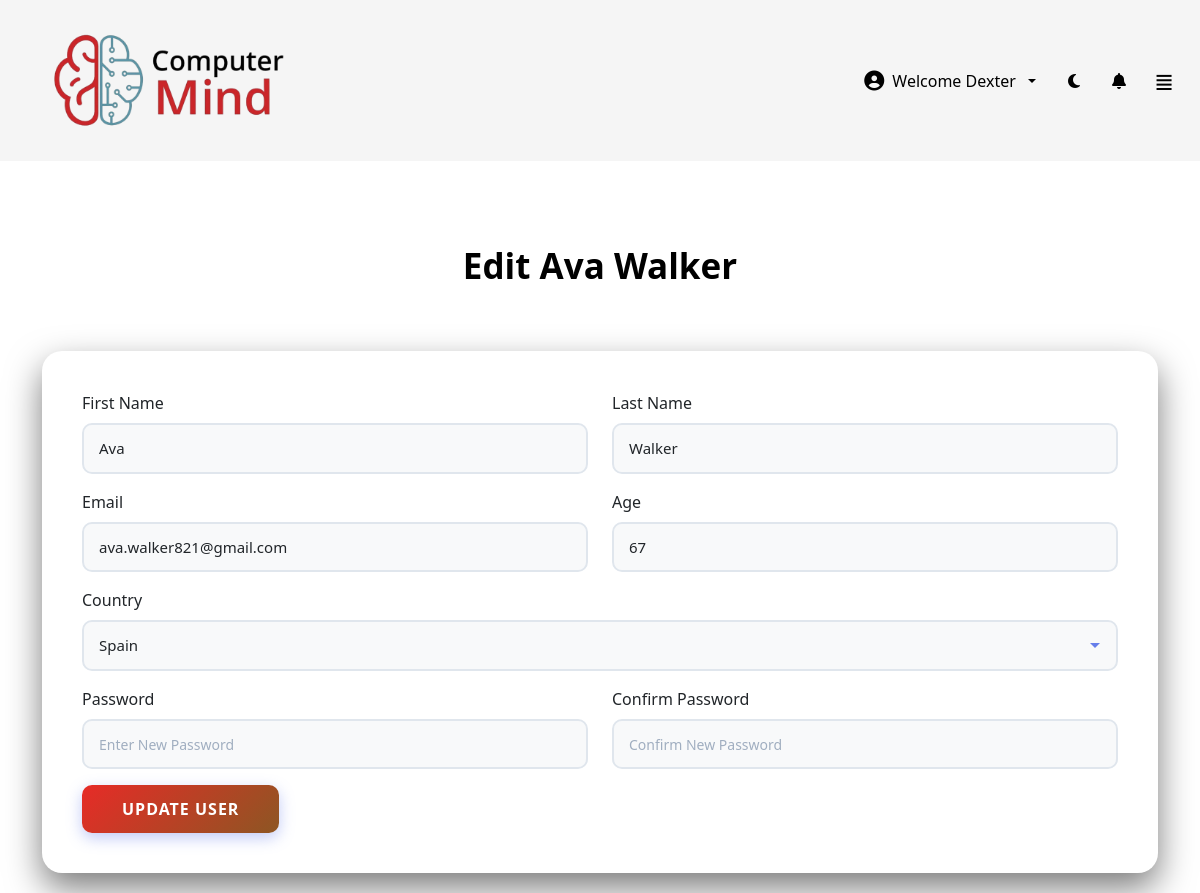
The page /main/Panel/edit.php?id=26 (signed in) on the database its author committed.
### tables this page shows
CREATE TABLE IF NOT EXISTS `users` (
  `ID` int NOT NULL AUTO_INCREMENT,
  `Role` enum('user','admin','superadmin','root') NOT NULL,
  `Firstname` varchar(50) NOT NULL,
  `Lastname` varchar(50) NOT NULL,
  `Email` varchar(30) NOT NULL,
  `Password` varchar(50) NOT NULL,
  `Age` int NOT NULL,
  `Country` varchar(60) NOT NULL,
  `Joined` date NOT NULL,
  PRIMARY KEY (`ID`)
);

### main/Panel/edit.php (the view, shortened to what this page needs)
<?php
include "../include/session.php";
?>
<!DOCTYPE html>
<html lang="en">
<head>
  <link rel="stylesheet" href="<?php echo BASE_URL ?>Bootstrap/bootstrap.css" />
  <link rel="stylesheet" href="<?php echo BASE_URL ?>css/style.css" />
  <link rel="stylesheet" href="<?php echo BASE_URL ?>css/form.css" />
  <link
    rel="stylesheet"
    href="https://cdnjs.cloudflare.com/ajax/libs/font-awesome/6.5.0/css/all.min.css" />
</head>
<body>
  <?php
  include "../include/navbar.php";
  if (isset($_GET['id'])) {
    $user_id = (int)$_GET['id'];
    $person = $conn->prepare("SELECT * FROM users WHERE ID=?");
    $person->bind_param("i", $user_id);
    $person->execute();
    $result = $person->get_result();
    $user = $result->fetch_assoc();
  }
  ?>
  <div class="main-content">
    <section class="about-section mb-5">
      <h1 class="section-title">Edit <?php echo $user["Firstname"] . " " . $user["Lastname"] ?></h1>
    </section>
    <div class="container">
      <form method="POST" action="../include/update.php">
        <div class="row">
          <div class="col-md-6 mb-3">
            <label for="firstname" class="form-label">First Name</label>
            <input type="text" class="form-control" id="firstname" name="fname" value="<?php echo htmlspecialchars($user['Firstname']); ?>">
          </div>
          <div class="col-md-6 mb-3">
            <label for="lastname" class="form-label">Last Name</label>
            <input type="text" class="form-control" id="lastname" name="lname" value="<?php echo htmlspecialchars($user['Lastname']); ?>">
          </div>
        </div>
        <div class="row">
          <div class="col-md-6 mb-3">
            <label for="email" class="form-label">Email</label>
            <input type="email" class="form-control" id="email" name="email" value="<?php echo htmlspecialchars($user['Email']); ?>">
          </div>
          <div class="col-md-6 mb-3">
            <label for="age" class="form-label">Age</label>
            <input type="number" class="form-control" id="age" min="12" max="150" name="age" value="<?php echo $user['Age']; ?>">
          </div>
        </div>
        <div class="mb-3">
          <div class="col-md-12 mb-3">
            <label for="role" class="form-label">Country</label>
            <select id="country" name="country" class="form-control">
              <option value="<?php echo $user['Country'] ?>" selected><?php echo $user['Country'] ?></option>
            </select>
          </div>
        </div>
        <div class="row">
          <div class="col-md-6 mb-3">
            <label for="password" class="form-label">Password</label>
            <input type="password" class="form-control" id="password" name="pwd" placeholder="Enter New Password">
          </div>
          <div class="col-md-6 mb-3">
            <label for="cpassword" class="form-label">Confirm Password</label>
            <input type="password" class="form-control" id="cpassword" name="cpwd" placeholder="Confirm New Password">
          </div>
        </div>
        <button type="submit" class="btn btn-primary">Update User</button>
      </form>
    </div>
  </div>
</body>
</html>

### main/css/style.css (style rules this page uses)
* { margin: 0; }
html { box-sizing: border-box; }
*, *::before, *::after { box-sizing: inherit; }
:root { --nav-height: 120px; --sidebar-width: 220px; }
[data-theme="light"] { --nav-color: whitesmoke !important; --side-bar: rgb(0, 31, 43); --font-color: black; --body-color: white; --switch-btn: whitesmoke; --switch-btn-hover: rgb(194, 194, 194); --acc-font-color: black; --button-color: black; }
body { background-color: var(--body-color); }
h1, h2, h3, h4, h5, h6, p, li { color: var(--font-color) !important; }
.main-content { position: relative; margin-top: var(--nav-height); margin-left: var(--sidebar-width); width: calc(100% - var(--sidebar-width)); min-height: 50vh; }
.about-section { padding-top: 3rem; width: min(800px, 92vw); max-width: 100%; margin: 0 auto; text-align: center; }
.section-title { font-size: clamp(28px, 4.5vw, 48px); font-family: "Segoe UI", Tahoma, Geneva, Verdana, sans-serif; padding-bottom: 15px; }
@media (max-width: 1280px) { .main-content { position: relative; margin-top: var(--nav-height) !important; margin-left: 0 !important; width: 100%; min-height: auto !important; } }
@media (max-width: 1280px) { .main-content h1 { padding-top: 1rem; padding-bottom: 1rem; } }
@media (max-width: 1280px) { .section-title { font-size: 35px !important; } }

### main/css/form.css (style rules this page uses)
.main-content { padding: 20px; }
.section-title { color: white; font-weight: 600; margin: 0; font-size: 2rem; }
.container form { background: var(--body-color); padding: 40px; border-radius: 20px; box-shadow: 0 15px 35px rgba(0, 0, 0, 0.516); }
.form-control { border: 2px solid #e0e6ed; border-radius: 10px; padding: 12px 15px; font-size: 15px; transition: all 0.3s ease; background-color: #f8f9fa; }
.form-control::placeholder { color: #a0aec0; font-size: 14px; }
select.form-control { cursor: pointer; appearance: none; background-repeat: no-repeat; background-position: right 15px center; padding-right: 40px; }
.btn-primary { background: linear-gradient(135deg, #e72b27ff 0%, #8d5623ff 100%); border: none; padding: 12px 40px; font-size: 16px; font-weight: 600; border-radius: 10px; transition: all 0.3s ease; text-transform: uppercase; letter-spacing: 1px; box-shadow: 0 5px 15px rgba(102, 126, 234, 0.4); }

### rows shown on the page
users: Firstname "Ava", Lastname "Walker", fname "Ava", lname "Walker", email "ava.walker821@gmail.com", age "67", country "Spain"

### other values the page prints
$_SESSION['firstname'] "Dexter"
